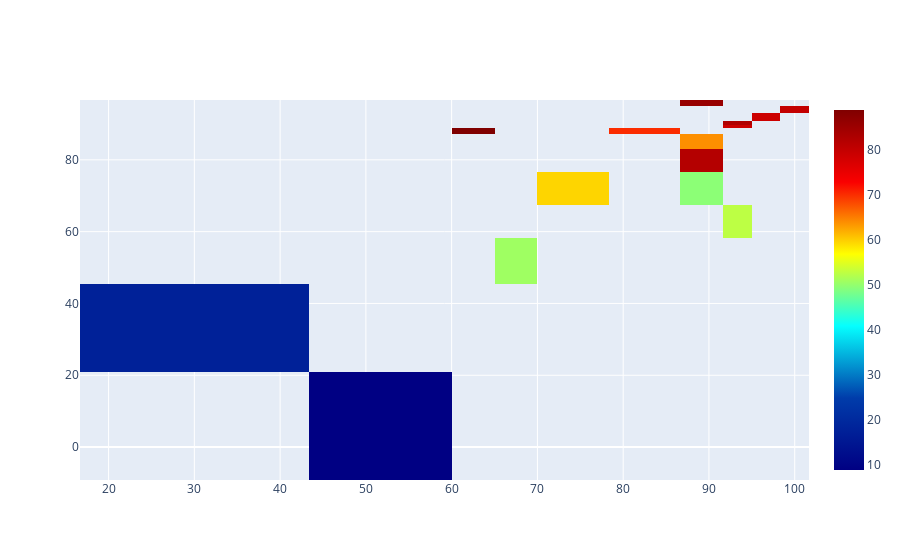

Notebook code for this chart:
### Code cell
fig= go.Figure(statdata)
fig.show()

### Figure 1 — Plotly figure (JSON) as saved in the notebook; plotly's stock layout.template omitted (floating-point values rounded to 4 significant figures)
{"data": [{"colorscale": [[0, "rgb(0,0,131)"], [0.2, "rgb(0,60,170)"], [0.4, "rgb(5,255,255)"], [0.6, "rgb(255,255,0)"], [0.8, "rgb(250,0,0)"], [1, "rgb(128,0,0)"]], "type": "heatmap", "x": [90, 100, 63.33, 93.33, 93.33, 96.67, 90, 83.33, 90, 73.33, 90, 93.33, 66.67, 30, 56.67], "y": [95.83, 94.17, 88.33, 90, 89.17, 91.67, 80, 88.33, 85.83, 73.33, 73.33, 61.67, 55, 35.83, 5.833], "z": [85.62, 80, 88.75, 82.5, 78.75, 78.75, 81.88, 70, 63.75, 59.38, 49.38, 52.5, 50.62, 17.5, 8.75]}], "layout": {}}
